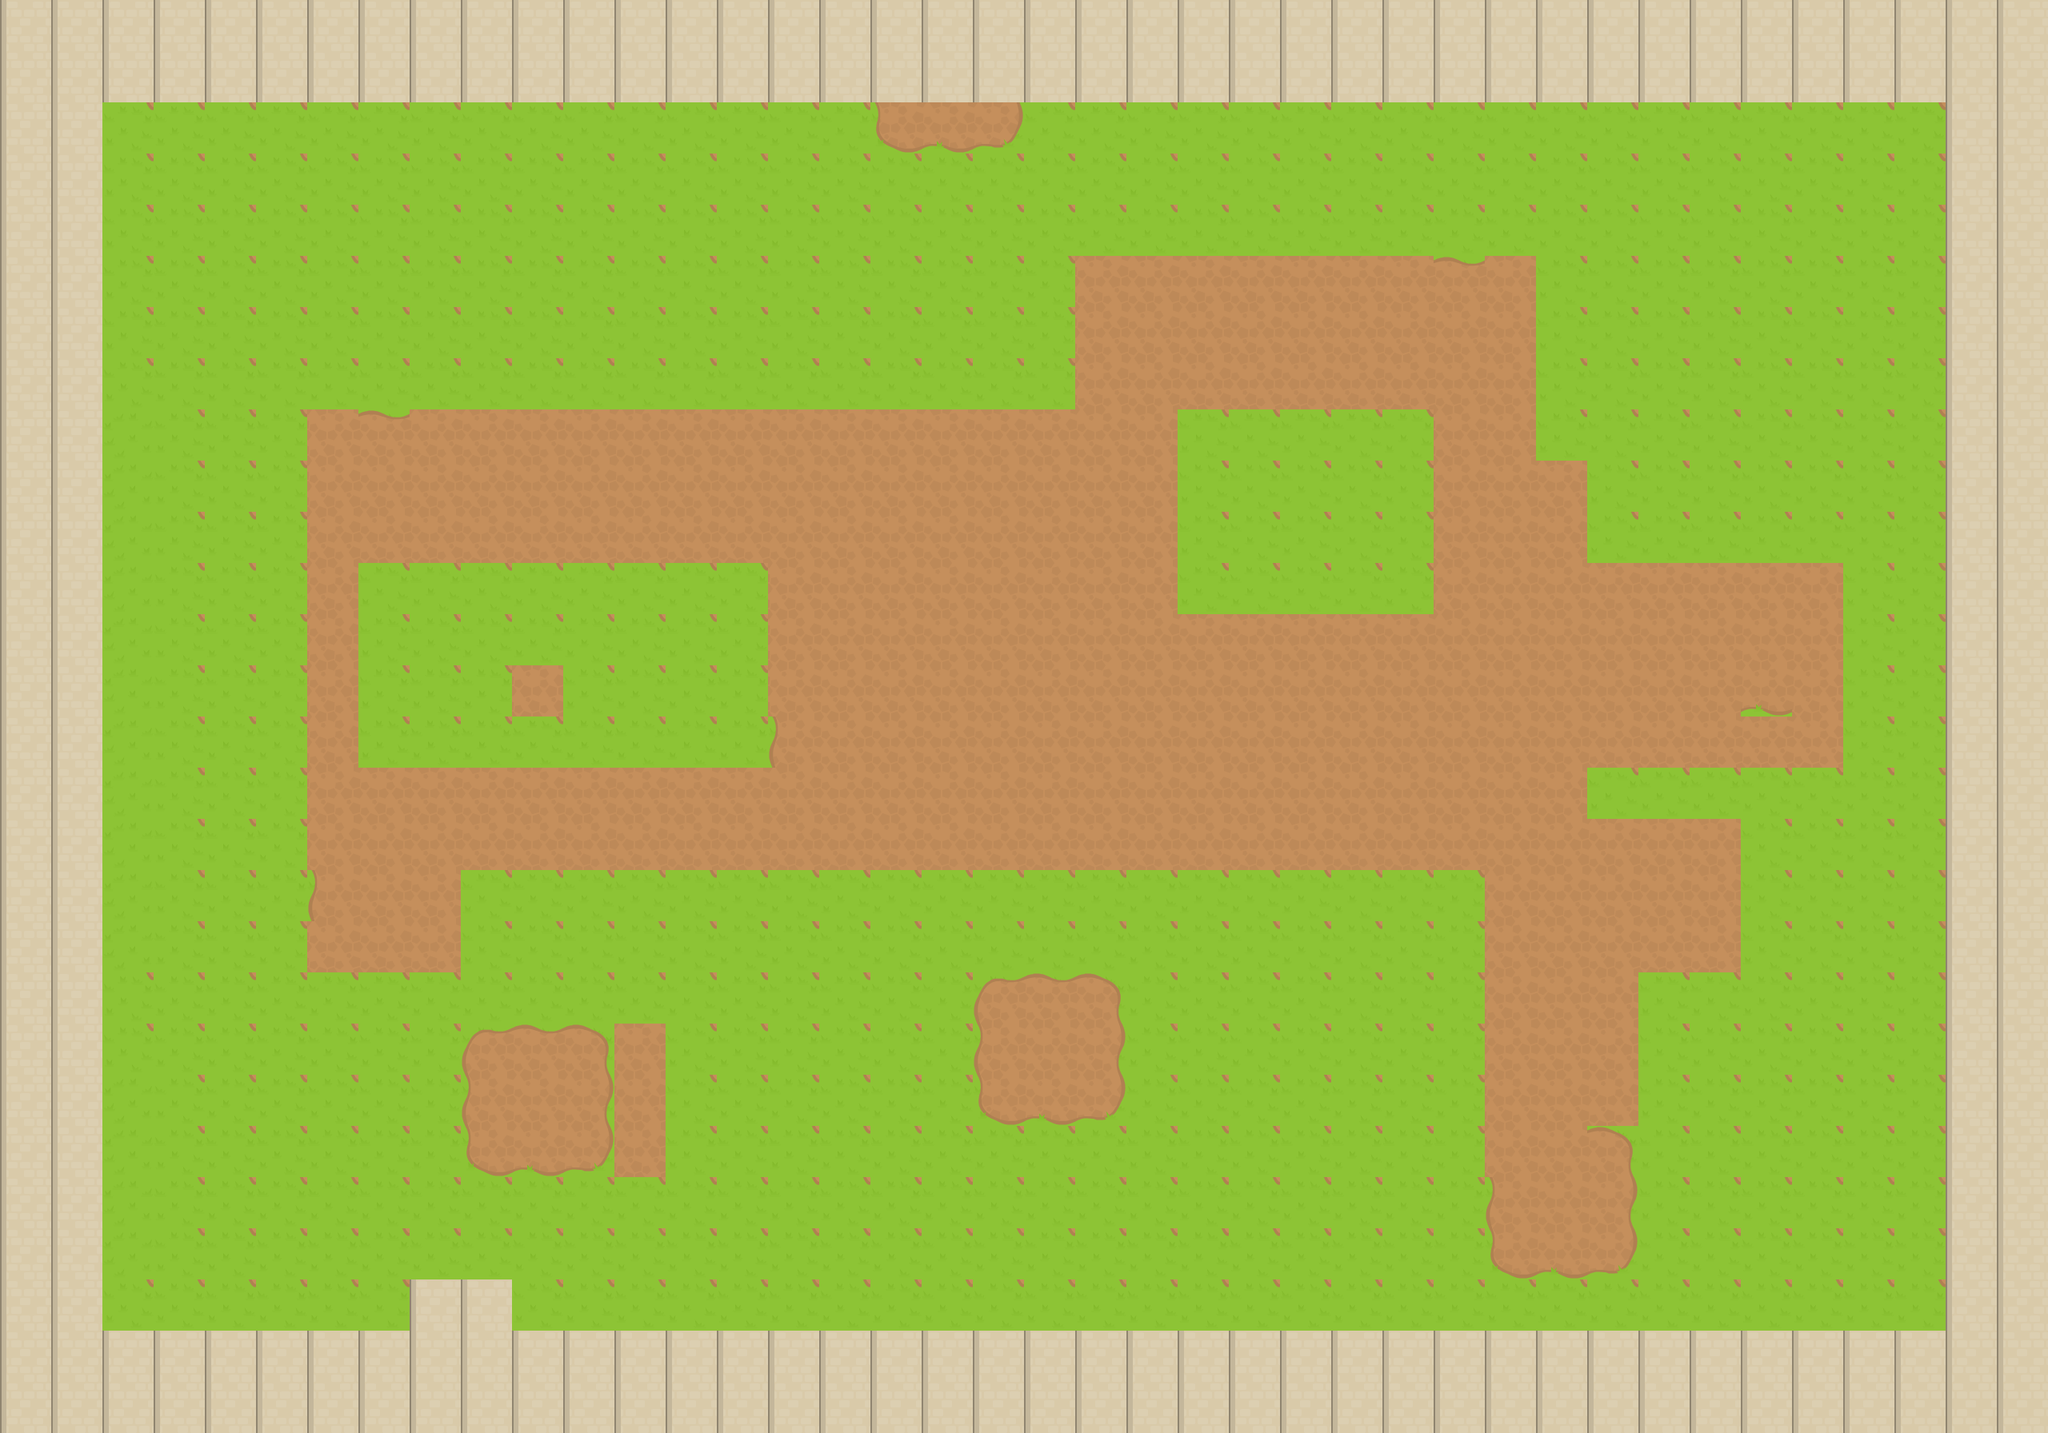

A level layout from a 2D game, rendered from its tile map. Below: a short description, then the map file with its tile-grid data intact:
An orthogonal 40x28 tile map with 64x64 px tiles, 1 tile layer (שכבת משבצות 1) and 17 objects.

<map version="1.2" tiledversion="1.2.1" orientation="orthogonal" renderorder="right-down" width="40" height="28" tilewidth="64" tileheight="64" infinite="0" nextlayerid="4" nextobjectid="68">
 <tileset firstgid="1" name="RPG_tiles" tilewidth="64" tileheight="64" tilecount="260" columns="20">
  <image source="rpgTiles.png" width="1280" height="832" />
 </tileset>
 <layer id="1" name="שכבת משבצות 1" width="40" height="28">
  <properties>
   <property name="type" value="snake" />
  </properties>
  <data encoding="csv">
65,65,65,65,65,65,65,65,65,65,65,65,65,65,65,65,65,65,65,65,65,65,65,65,65,65,65,65,65,65,65,65,65,65,65,65,65,65,65,65,
65,65,65,65,65,65,65,65,65,65,65,65,65,65,65,65,65,65,65,65,65,65,65,65,65,65,65,65,65,65,65,65,65,65,65,65,65,65,65,65,
65,65,24,24,24,24,24,24,24,24,24,24,24,24,24,24,24,46,47,48,24,24,24,24,24,24,24,24,24,24,24,24,24,24,24,24,24,24,65,65,
65,65,24,24,24,24,24,24,24,24,24,24,24,24,24,24,24,24,24,24,24,24,24,24,24,24,24,24,24,24,24,24,24,24,24,24,24,24,65,65,
65,65,24,24,24,24,24,24,24,24,24,24,24,24,24,24,24,24,24,24,24,24,24,24,24,24,24,24,24,24,24,24,24,24,24,24,24,24,65,65,
65,65,24,24,24,24,24,24,24,24,24,24,24,24,24,24,24,24,24,24,24,27,27,27,27,27,27,27,7,27,24,24,24,24,24,24,24,24,65,65,
65,65,24,24,24,24,24,24,24,24,24,24,24,24,24,24,24,24,24,24,24,27,27,27,27,27,27,27,27,27,24,24,24,24,24,24,24,24,65,65,
65,65,24,24,24,24,24,24,24,24,24,24,24,24,24,24,24,24,24,24,24,27,27,27,27,27,27,27,27,27,24,24,24,24,24,24,24,24,65,65,
65,65,44,24,24,24,27,7,27,27,27,27,27,27,27,27,27,27,27,27,27,27,27,24,24,24,24,24,27,27,24,24,24,24,24,24,24,24,65,65,
65,65,44,24,24,24,27,27,27,27,27,27,27,27,27,27,27,27,27,27,27,27,27,24,24,24,24,24,27,27,27,24,24,24,24,24,24,24,65,65,
65,65,44,24,24,24,27,27,27,27,27,27,27,27,27,27,27,27,27,27,27,27,27,24,24,24,24,24,27,27,27,24,24,24,24,24,24,24,65,65,
65,65,44,24,24,24,27,24,24,24,24,24,24,24,24,27,27,27,27,27,27,27,27,24,24,24,24,24,27,27,27,27,27,27,27,27,24,24,65,65,
65,65,44,24,24,24,27,24,24,24,24,24,24,24,24,27,27,27,27,27,27,27,27,27,27,27,27,27,27,27,27,27,27,27,27,27,24,24,65,65,
65,65,44,24,24,24,27,24,24,24,27,24,24,24,24,27,27,27,27,27,27,27,27,27,27,27,27,27,27,27,27,27,27,27,47,27,24,24,65,65,
65,65,44,24,24,24,27,24,24,24,24,24,24,24,24,26,27,27,27,27,27,27,27,27,27,27,27,27,27,27,27,27,27,27,27,27,24,24,65,65,
65,65,44,24,24,24,27,27,27,27,27,27,27,27,27,27,27,27,27,27,27,27,27,27,27,27,27,27,27,27,27,24,24,24,24,24,24,24,65,65,
65,65,44,24,24,24,27,27,27,27,27,27,27,27,27,27,27,27,27,27,27,27,27,27,27,27,27,27,27,27,27,27,27,27,24,24,24,24,65,65,
65,65,44,24,24,24,26,27,27,24,24,24,24,24,24,24,24,24,24,24,24,24,24,24,24,24,24,24,24,27,27,27,27,27,24,24,24,24,65,65,
65,65,44,24,24,24,27,27,27,24,24,24,24,24,24,24,24,24,24,24,24,24,24,24,24,24,24,24,24,27,27,27,27,27,24,24,24,24,65,65,
65,65,24,24,24,24,24,24,24,24,24,24,24,24,24,24,24,24,24,6,7,8,24,24,24,24,24,24,24,27,27,27,24,24,24,24,24,24,65,65,
65,65,24,24,24,24,24,24,24,6,7,8,27,24,24,24,24,24,24,26,27,28,24,24,24,24,24,24,24,27,27,27,24,24,24,24,24,24,65,65,
65,65,44,24,24,24,24,24,24,26,27,28,27,24,24,24,24,24,24,46,47,48,24,24,24,24,24,24,24,27,27,27,24,24,24,24,24,24,65,65,
65,65,44,24,24,24,24,24,24,46,47,48,27,24,24,24,24,24,24,24,24,24,24,24,24,24,24,24,24,27,27,8,24,24,24,24,24,24,65,65,
65,65,44,24,24,24,24,24,24,24,24,24,24,24,24,24,24,24,24,24,24,24,24,24,24,24,24,24,24,26,27,28,24,24,24,24,24,24,65,65,
65,65,44,24,24,24,24,24,24,24,24,24,24,24,24,24,24,24,24,24,24,24,24,24,24,24,24,24,24,46,47,48,24,24,24,24,24,24,65,65,
65,65,24,24,24,24,24,24,65,65,24,24,24,24,24,24,24,24,24,24,24,24,24,24,24,24,24,24,24,24,24,24,24,24,24,24,24,24,65,65,
65,65,65,65,65,65,65,65,65,65,65,65,65,65,65,65,65,65,65,65,65,65,65,65,65,65,65,65,65,65,65,65,65,65,65,65,65,65,65,65,
65,65,65,65,65,65,65,65,65,65,65,65,65,65,65,65,65,65,65,65,65,65,65,65,65,65,65,65,65,65,65,65,65,65,65,65,65,65,65,65
</data>
 </layer>
 <objectgroup id="2" name="enemies">
  <properties>
   <property name="type" value="snake" />
  </properties>
  <object id="1" x="1560.61" y="1236.36" width="93.9394" height="103.03">
   <properties>
    <property name="type" value="eye" />
   </properties>
  </object>
  <object id="2" x="2121.21" y="406.061" width="115.152" height="175.758">
   <properties>
    <property name="type" value="snake" />
    <property name="type " value="snake" />
   </properties>
  </object>
  <object id="3" x="581.818" y="784.848" width="124.242" height="93.9394">
   <properties>
    <property name="type" value="snake" />
   </properties>
  </object>
  <object id="4" x="1630.3" y="824.242" width="206.061" height="90.9091">
   <properties>
    <property name="type " value="snake" />
   </properties>
  </object>
  <object id="8" x="1115.15" y="739.394" width="206.061" height="175.758">
   <properties>
    <property name="type" value="eye" />
   </properties>
  </object>
  <object id="9" x="603.03" y="1303.03" width="221.212" height="139.394">
   <properties>
    <property name="type" value="eye" />
   </properties>
  </object>
  <object id="50" x="142.424" y="757.576" width="212.121" height="69.697">
   <properties>
    <property name="type" value="snake" />
    <property name="type " value="snake" />
   </properties>
  </object>
  <object id="62" x="796.97" y="1118.18" width="151.515" height="106.061">
   <properties>
    <property name="type" value="snake" />
   </properties>
  </object>
  <object id="63" x="1187.88" y="1121.21" width="181.818" height="87.8788">
   <properties>
    <property name="type" value="snake" />
   </properties>
  </object>
  <object id="64" x="996.97" y="1524.24" width="263.636" height="112.121">
   <properties>
    <property name="type" value="snake" />
   </properties>
  </object>
  <object id="65" x="2178.79" y="1293.94" width="190.909" height="160.606">
   <properties>
    <property name="type" value="snake" />
   </properties>
  </object>
  <object id="66" x="1521.21" y="1012.12" width="221.212" height="145.455">
   <properties>
    <property name="type" value="snake" />
   </properties>
  </object>
  <object id="67" x="175.758" y="1345.45" width="212.121" height="160.606">
   <properties>
    <property name="type" value="snake" />
   </properties>
  </object>
 </objectgroup>
 <objectgroup id="3" name="obstacles">
  <properties>
   <property name="type" value="snake" />
  </properties>
  <object id="24" x="1763.64" y="112.121" width="296.97" height="160.606">
   <properties>
    <property name="type" value="bush" />
   </properties>
  </object>
  <object id="25" x="648.485" y="278.788" width="296.97" height="160.606">
   <properties>
    <property name="type" value="bush" />
   </properties>
  </object>
  <object id="26" x="1463.64" y="557.576" width="296.97" height="160.606">
   <properties>
    <property name="type" value="bush" />
   </properties>
  </object>
  <object id="27" x="66.6667" y="906.061" width="296.97" height="160.606">
   <properties>
    <property name="type" value="snake" />
   </properties>
  </object>
 </objectgroup>
</map>
